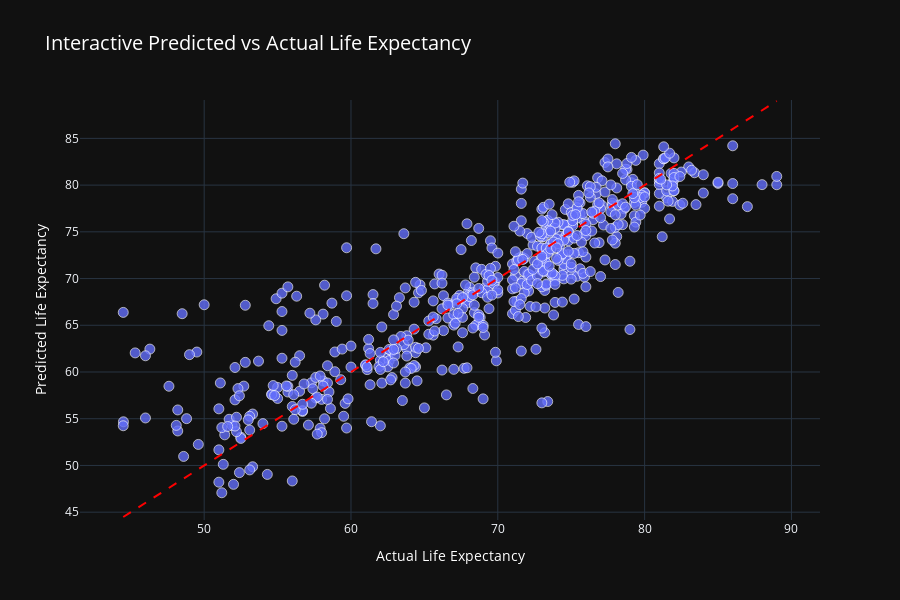

Notebook source saved alongside this figure:
### Markdown cell above
# Purpose of this Scatter Chart:

**The scatterplot compares actual vs. predicted life expectancy values. The red diagonal line represents perfect predictions. Points close to the line indicate accurate predictions, while deviations show prediction errors.**

### Code cell
# Performing Regression Analysis and showcsing it using a scatter chart
# importing necesssary modules 
from sklearn.model_selection import train_test_split
from sklearn.linear_model import LinearRegression

# Selecting features and the target variable
X = df[['Schooling', 'Income composition of resources', 'Adult Mortality', 'BMI', 'GDP', 'Alcohol']]
y = df['Life expectancy']

# Spliting the data
X_train, X_test, y_train, y_test = train_test_split(X, y, test_size=0.2, random_state=42)

# Training Linear regression model
model = LinearRegression()
model.fit(X_train, y_train)

# Make predictions
y_pred = model.predict(X_test)

# Importing plotly
import plotly.express as px

# Creating a dataframe for plotly
plotly_df = pd.DataFrame({
    'Actual': y_test,
    'Predicted': y_pred,
    'Country': df.loc[y_test.index, 'Country']
})

# Generating an interactive scatter plot
fig = px.scatter(
    plotly_df,
    x='Actual',
    y='Predicted',
    hover_name='Country',  # Show country name on hover
    title='Interactive Predicted vs Actual Life Expectancy',
    labels={'Actual': 'Actual Life Expectancy', 'Predicted': 'Predicted Life Expectancy'},
    template='plotly_white'
)

# Adding a diagonal line for predictions
fig.add_shape(
    type='line',
    x0=plotly_df['Actual'].min(),
    y0=plotly_df['Actual'].min(),
    x1=plotly_df['Actual'].max(),
    y1=plotly_df['Actual'].max(),
    line=dict(color='red', dash='dash')
)

# Updating the layout
fig.update_layout(
    template='plotly_dark',
    height=600,
    width=900,
    title_font=dict(size=20, color='white'),  # Adjust title font color
    xaxis=dict(title=dict(font=dict(color='white'))),  # Adjust x-axis title color
    yaxis=dict(title=dict(font=dict(color='white')))   # Adjust y-axis title color
)

# Adjusting marker properties for better clarity
fig.update_traces(
    marker=dict(
        size=10,  
        opacity=0.8,  
        line=dict(width=0.8, color='white') 
    )
)

# Displaying the plot
fig.show()

### Figure 1 — Plotly figure (JSON) as saved in the notebook; plotly's stock layout.template omitted (floating-point values rounded to 4 significant figures; data arrays with more than 128 entries replaced by an {"elided": "..."} marker saying what was removed)
{"data": [{"hovertemplate": "<b>%{hovertext}</b><br><br>Actual Life Expectancy=%{x}<br>Predicted Life Expectancy=%{y}<extra></extra>", "hovertext": {"elided": "588 str values"}, "legendgroup": "", "marker": {"color": "#636efa", "line": {"color": "white", "width": 0.8}, "opacity": 0.8, "size": 10, "symbol": "circle"}, "mode": "markers", "name": "", "orientation": "v", "showlegend": false, "type": "scatter", "x": {"elided": "588 float values"}, "xaxis": "x", "y": {"elided": "588 float values"}, "yaxis": "y"}], "layout": {"height": 600, "legend": {"tracegroupgap": 0}, "shapes": [{"line": {"color": "red", "dash": "dash"}, "type": "line", "x0": 44.49, "x1": 89, "y0": 44.49, "y1": 89}], "title": {"font": {"color": "white", "size": 20}, "text": "Interactive Predicted vs Actual Life Expectancy"}, "width": 900, "xaxis": {"anchor": "y", "autorange": true, "domain": [0, 1], "range": [41.54, 91.95], "title": {"font": {"color": "white"}, "text": "Actual Life Expectancy"}, "type": "linear"}, "yaxis": {"anchor": "x", "autorange": true, "domain": [0, 1], "range": [44.16, 89.11], "title": {"font": {"color": "white"}, "text": "Predicted Life Expectancy"}, "type": "linear"}}}
